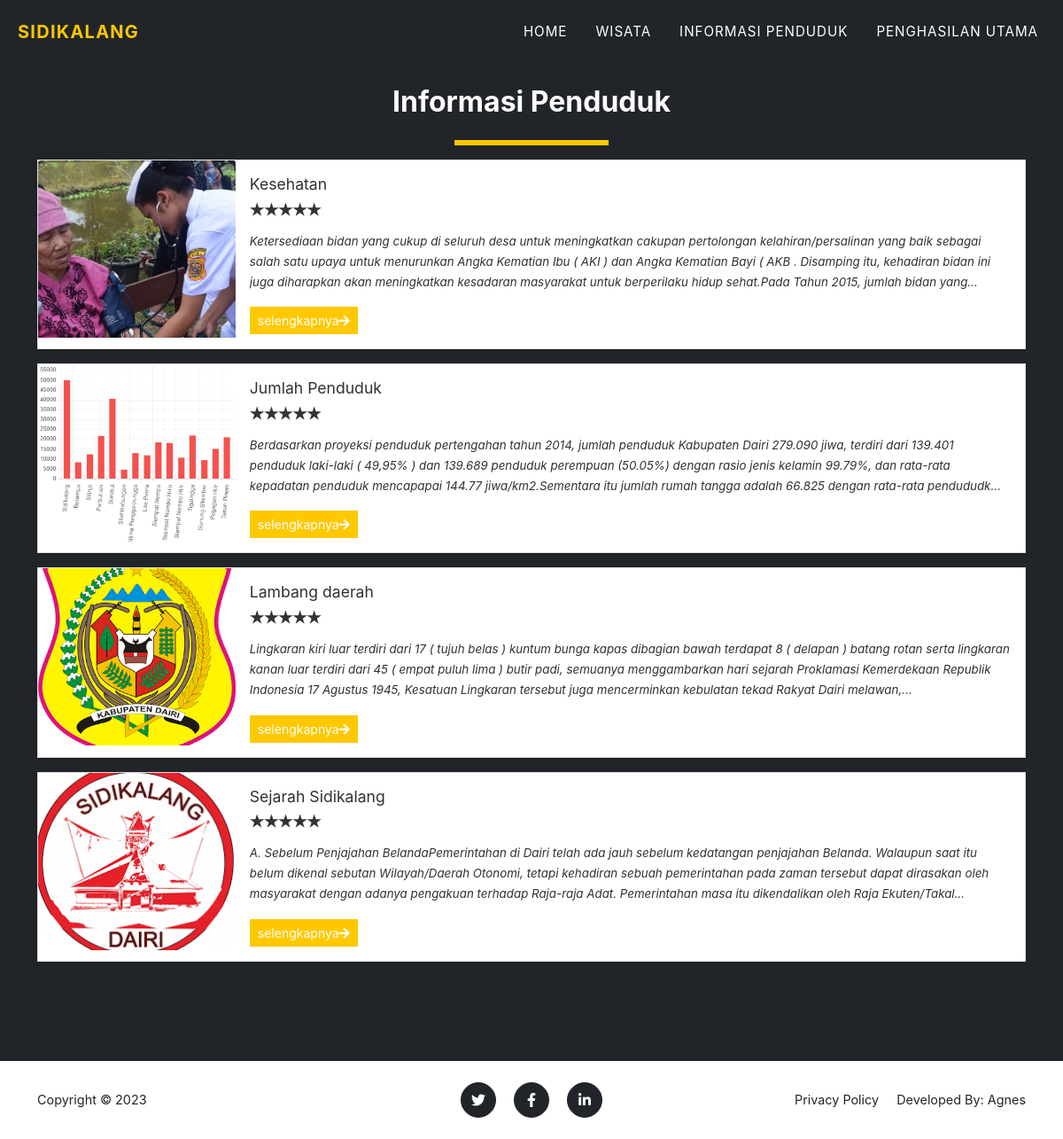
/?page=books, run on the app's committed database.
### tables this page shows
CREATE TABLE `informasi` (
  `id` int(30) NOT NULL,
  `title` text DEFAULT NULL,
  `tour_location` text DEFAULT NULL,
  `description` text DEFAULT NULL,
  `upload_path` text DEFAULT NULL,
  `status` tinyint(4) NOT NULL DEFAULT current_timestamp(),
  `date_created` datetime NOT NULL DEFAULT current_timestamp()
);

### config.php (called while the page is built, shortened)
<?php
function validate_image($file){
	if(!empty($file)){
		if(is_file(base_app.$file)){
			return base_url.$file;
		}else{
			return base_url.'dist/img/no-image-available.png';
		}
	}else{
		return base_url.'dist/img/no-image-available.png';
	}
}
?>

### books.php (the view, shortened to what this page needs)
<section class="page-section bg-dark" id="home">
	<div class="container">
		<h2 class="text-center">Informasi Penduduk</h2>
	<div class="d-flex w-100 justify-content-center">
		<hr class="border-warning" style="border:3px solid" width="15%">
	</div>
	<div class="w-100">
		<?php
		$packages = $conn->query("SELECT * FROM `informasi` order by rand() ");
			while($row = $packages->fetch_assoc() ):
				$cover='';
				if(is_dir(base_app.'uploads/book_'.$row['id'])){
					$img = scandir(base_app.'uploads/book_'.$row['id']);
					$k = array_search('.',$img);
					if($k !== false)
						unset($img[$k]);
					$k = array_search('..',$img);
					if($k !== false)
						unset($img[$k]);
					$cover = isset($img[2]) ? 'uploads/book_'.$row['id'].'/'.$img[2] : "";
				}
				$row['description'] = strip_tags(stripslashes(html_entity_decode($row['description'])));
				$rate = 0;
		?>
			<div class="card d-flex w-100 rounded-0 mb-3 package-item">
				<img class="card-img-top" src="<?php echo validate_image($cover) ?>" alt="<?php echo $row['title'] ?>" height="200rem" style="object-fit:cover">
				<div class="card-body">
				<h5 class="card-title truncate-1"><?php echo $row['title'] ?></h5>
				<div class=" w-100 d-flex justify-content-start">
				<form action="">
					<div class="stars stars-small">
							<input disabled class="star star-5" id="star-5" type="radio" name="star" <?php echo $rate == 5 ? "checked" : '' ?>/> <label class="star star-5" for="star-5"></label>
							<input disabled class="star star-4" id="star-4" type="radio" name="star" <?php echo $rate == 4 ? "checked" : '' ?>/> <label class="star star-4" for="star-4"></label>
							<input disabled class="star star-3" id="star-3" type="radio" name="star" <?php echo $rate == 3 ? "checked" : '' ?>/> <label class="star star-3" for="star-3"></label>
							<input disabled class="star star-2" id="star-2" type="radio" name="star" <?php echo $rate == 2 ? "checked" : '' ?>/> <label class="star star-2" for="star-2"></label>
							<input disabled class="star star-1" id="star-1" type="radio" name="star" <?php echo $rate == 1 ? "checked" : '' ?>/> <label class="star star-1" for="star-1"></label>
					</div>
				</form>
				</div>
				<p class="card-text truncate"><?php echo $row['description'] ?></p>
				<div class="w-100 d-flex justify-content-between">
					<a href="./?page=view_book&id=<?php echo md5($row['id']) ?>" class="btn btn-sm btn-flat btn-warning">selengkapnya<i class="fa fa-arrow-right"></i></a>
				</div>
				</div>
			</div>
		<?php endwhile; ?>
	</div>
	</div>
</section>

### data on the page
informasi: shows a picture, title "Kesehatan", description "Ketersediaan bidan yang cukup di seluruh desa untuk meningkatkan cakupan pertolongan kelahiran/persalinan yang baik sebagai salah satu upaya untuk menurunkan Angka Kematian Ibu ( AKI ) dan Angka Kematian Bayi ( AKB . Disamping itu, kehadiran bidan ini juga diharapkan akan meningkatkan kesadaran masyarakat untuk berperilaku hidup sehat.Pada Tahun 2015, jumlah bidan…"
informasi: shows a picture, title "Jumlah Penduduk", description "Berdasarkan proyeksi penduduk pertengahan tahun 2014, jumlah penduduk Kabupaten Dairi 279.090 jiwa, terdiri dari 139.401 penduduk laki-laki ( 49,95% ) dan 139.689 penduduk perempuan (50.05%) dengan rasio jenis kelamin 99.79%, dan rata-rata kepadatan penduduk mencapapai 144.77 jiwa/km2.Sementara itu jumlah rumah tangga adalah 66.825 dengan rata-rata…"
informasi: shows a picture, title "Lambang daerah", description "Lingkaran kiri luar terdiri dari 17 ( tujuh belas ) kuntum bunga kapas dibagian bawah terdapat 8 ( delapan ) batang rotan serta lingkaran kanan luar terdiri dari 45 ( empat puluh lima ) butir padi, semuanya menggambarkan hari sejarah Proklamasi Kemerdekaan Republik Indonesia 17 Agustus 1945, Kesatuan Lingkaran tersebut juga mencerminkan kebulatan tekad Rakyat Dairi…"
informasi: shows a picture, title "Sejarah Sidikalang", description "A. Sebelum Penjajahan BelandaPemerintahan di Dairi telah ada jauh sebelum kedatangan penjajahan Belanda. Walaupun saat itu belum dikenal sebutan Wilayah/Daerah Otonomi, tetapi kehadiran sebuah pemerintahan pada zaman tersebut dapat dirasakan oleh masyarakat dengan adanya pengakuan terhadap Raja-raja Adat. Pemerintahan masa itu dikendalikan oleh Raja…"
